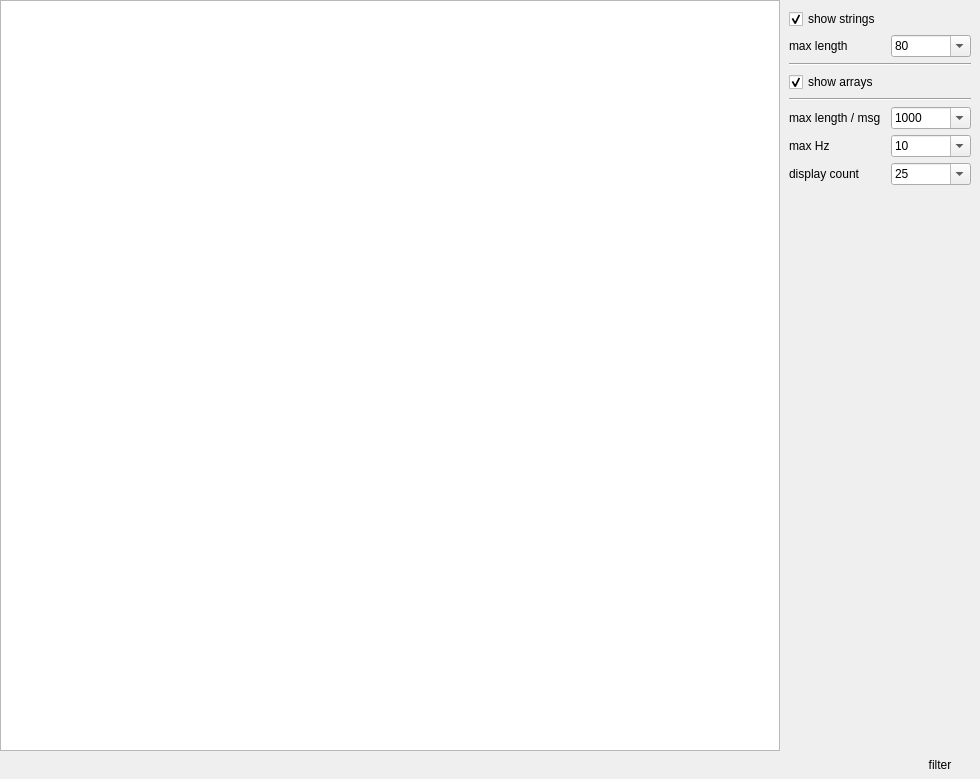
<?xml version="1.0" encoding="UTF-8"?>
<ui version="4.0">
 <class>EchoDialog</class>
 <widget class="QDialog" name="EchoDialog">
  <property name="geometry">
   <rect>
    <x>0</x>
    <y>0</y>
    <width>980</width>
    <height>779</height>
   </rect>
  </property>
  <property name="windowTitle">
   <string>Set Time</string>
  </property>
  <property name="windowIcon">
   <iconset resource="GUI.qrc">
    <normaloff>:/icons/crystal_clear_prop_run_echo.png</normaloff>:/icons/crystal_clear_prop_run_echo.png</iconset>
  </property>
  <layout class="QVBoxLayout" name="verticalLayout">
   <property name="spacing">
    <number>0</number>
   </property>
   <property name="margin">
    <number>0</number>
   </property>
   <item>
    <widget class="QFrame" name="frame">
     <layout class="QHBoxLayout" name="horizontalLayout_6">
      <property name="spacing">
       <number>0</number>
      </property>
      <property name="margin">
       <number>0</number>
      </property>
      <item>
       <widget class="QTextBrowser" name="display"/>
      </item>
      <item>
       <widget class="QFrame" name="filterFrame">
        <property name="minimumSize">
         <size>
          <width>200</width>
          <height>0</height>
         </size>
        </property>
        <layout class="QVBoxLayout" name="verticalLayout_2">
         <item>
          <widget class="QCheckBox" name="showStringsCheckBox">
           <property name="text">
            <string>show strings</string>
           </property>
           <property name="checked">
            <bool>true</bool>
           </property>
          </widget>
         </item>
         <item>
          <widget class="QFrame" name="maxLenStringFrame">
           <layout class="QHBoxLayout" name="horizontalLayout_3">
            <property name="spacing">
             <number>0</number>
            </property>
            <property name="margin">
             <number>0</number>
            </property>
            <item>
             <widget class="QLabel" name="maxLenStringLabel">
              <property name="text">
               <string>max length</string>
              </property>
             </widget>
            </item>
            <item>
             <widget class="QComboBox" name="maxLenStringComboBox">
              <property name="maximumSize">
               <size>
                <width>80</width>
                <height>16777215</height>
               </size>
              </property>
              <property name="toolTip">
               <string>Set maximum line width. 0 disables the limit.</string>
              </property>
              <property name="editable">
               <bool>true</bool>
              </property>
              <item>
               <property name="text">
                <string>80</string>
               </property>
              </item>
              <item>
               <property name="text">
                <string>0</string>
               </property>
              </item>
              <item>
               <property name="text">
                <string>128</string>
               </property>
              </item>
              <item>
               <property name="text">
                <string>256</string>
               </property>
              </item>
              <item>
               <property name="text">
                <string>1024</string>
               </property>
              </item>
             </widget>
            </item>
           </layout>
          </widget>
         </item>
         <item>
          <widget class="Line" name="line">
           <property name="orientation">
            <enum>Qt::Horizontal</enum>
           </property>
          </widget>
         </item>
         <item>
          <widget class="QCheckBox" name="showArraysCheckBox">
           <property name="text">
            <string>show arrays</string>
           </property>
           <property name="checked">
            <bool>true</bool>
           </property>
          </widget>
         </item>
         <item>
          <widget class="Line" name="line_2">
           <property name="orientation">
            <enum>Qt::Horizontal</enum>
           </property>
          </widget>
         </item>
         <item>
          <widget class="QFrame" name="maxLenFrame">
           <layout class="QHBoxLayout" name="horizontalLayout_2">
            <property name="spacing">
             <number>0</number>
            </property>
            <property name="margin">
             <number>0</number>
            </property>
            <item>
             <widget class="QLabel" name="maxLenLabel">
              <property name="text">
               <string>max length / msg</string>
              </property>
             </widget>
            </item>
            <item>
             <widget class="QComboBox" name="maxLenComboBox">
              <property name="maximumSize">
               <size>
                <width>80</width>
                <height>16777215</height>
               </size>
              </property>
              <property name="toolTip">
               <string>Set maximum displayed chars of a message. 0 disables the limit.</string>
              </property>
              <property name="editable">
               <bool>true</bool>
              </property>
              <item>
               <property name="text">
                <string>1000</string>
               </property>
              </item>
              <item>
               <property name="text">
                <string>0</string>
               </property>
              </item>
              <item>
               <property name="text">
                <string>500</string>
               </property>
              </item>
              <item>
               <property name="text">
                <string>5000</string>
               </property>
              </item>
             </widget>
            </item>
           </layout>
          </widget>
         </item>
         <item>
          <widget class="QFrame" name="maxHzFrame">
           <layout class="QHBoxLayout" name="horizontalLayout_4">
            <property name="spacing">
             <number>0</number>
            </property>
            <property name="margin">
             <number>0</number>
            </property>
            <item>
             <widget class="QLabel" name="maxHzLabel">
              <property name="text">
               <string>max Hz</string>
              </property>
             </widget>
            </item>
            <item>
             <widget class="QComboBox" name="maxHzComboBox">
              <property name="maximumSize">
               <size>
                <width>80</width>
                <height>16777215</height>
               </size>
              </property>
              <property name="toolTip">
               <string>Set maximum displayed message rate in Hz. 0 disables the limit.</string>
              </property>
              <property name="editable">
               <bool>true</bool>
              </property>
              <item>
               <property name="text">
                <string>10</string>
               </property>
              </item>
              <item>
               <property name="text">
                <string>0</string>
               </property>
              </item>
              <item>
               <property name="text">
                <string>0.1</string>
               </property>
              </item>
              <item>
               <property name="text">
                <string>1</string>
               </property>
              </item>
              <item>
               <property name="text">
                <string>50</string>
               </property>
              </item>
              <item>
               <property name="text">
                <string>100</string>
               </property>
              </item>
             </widget>
            </item>
           </layout>
          </widget>
         </item>
         <item>
          <widget class="QFrame" name="displayCountFrame">
           <property name="frameShape">
            <enum>QFrame::NoFrame</enum>
           </property>
           <property name="frameShadow">
            <enum>QFrame::Plain</enum>
           </property>
           <layout class="QHBoxLayout" name="horizontalLayout_5">
            <property name="spacing">
             <number>0</number>
            </property>
            <property name="margin">
             <number>0</number>
            </property>
            <item>
             <widget class="QLabel" name="displayCountLabel">
              <property name="text">
               <string>display count</string>
              </property>
             </widget>
            </item>
            <item>
             <widget class="QComboBox" name="displayCountComboBox">
              <property name="maximumSize">
               <size>
                <width>80</width>
                <height>16777215</height>
               </size>
              </property>
              <property name="toolTip">
               <string>Set maximum displayed messages in this dialog. 0 disables the limit.</string>
              </property>
              <property name="editable">
               <bool>true</bool>
              </property>
              <item>
               <property name="text">
                <string>25</string>
               </property>
              </item>
              <item>
               <property name="text">
                <string>0</string>
               </property>
              </item>
              <item>
               <property name="text">
                <string>50</string>
               </property>
              </item>
              <item>
               <property name="text">
                <string>100</string>
               </property>
              </item>
             </widget>
            </item>
           </layout>
          </widget>
         </item>
         <item>
          <spacer name="verticalSpacer">
           <property name="orientation">
            <enum>Qt::Vertical</enum>
           </property>
           <property name="sizeHint" stdset="0">
            <size>
             <width>20</width>
             <height>40</height>
            </size>
           </property>
          </spacer>
         </item>
        </layout>
       </widget>
      </item>
     </layout>
    </widget>
   </item>
   <item>
    <widget class="QFrame" name="statusFrame">
     <property name="sizePolicy">
      <sizepolicy hsizetype="Preferred" vsizetype="Fixed">
       <horstretch>0</horstretch>
       <verstretch>0</verstretch>
      </sizepolicy>
     </property>
     <layout class="QHBoxLayout" name="horizontalLayout">
      <property name="spacing">
       <number>0</number>
      </property>
      <property name="margin">
       <number>0</number>
      </property>
      <item>
       <widget class="QFrame" name="statusLabelFrame">
        <layout class="QVBoxLayout" name="verticalLayout_3">
         <property name="spacing">
          <number>0</number>
         </property>
         <property name="leftMargin">
          <number>6</number>
         </property>
         <property name="topMargin">
          <number>0</number>
         </property>
         <property name="rightMargin">
          <number>0</number>
         </property>
         <property name="bottomMargin">
          <number>0</number>
         </property>
         <item>
          <widget class="QLabel" name="statusLabel">
           <property name="text">
            <string/>
           </property>
          </widget>
         </item>
         <item>
          <widget class="QLabel" name="statusSizeLabel">
           <property name="text">
            <string/>
           </property>
          </widget>
         </item>
        </layout>
       </widget>
      </item>
      <item>
       <widget class="QPushButton" name="defaultPushButton">
        <property name="sizePolicy">
         <sizepolicy hsizetype="Fixed" vsizetype="Fixed">
          <horstretch>0</horstretch>
          <verstretch>0</verstretch>
         </sizepolicy>
        </property>
        <property name="maximumSize">
         <size>
          <width>1</width>
          <height>16777215</height>
         </size>
        </property>
        <property name="focusPolicy">
         <enum>Qt::ClickFocus</enum>
        </property>
        <property name="flat">
         <bool>true</bool>
        </property>
       </widget>
      </item>
      <item>
       <widget class="QPushButton" name="clearButton">
        <property name="sizePolicy">
         <sizepolicy hsizetype="Fixed" vsizetype="Fixed">
          <horstretch>0</horstretch>
          <verstretch>0</verstretch>
         </sizepolicy>
        </property>
        <property name="text">
         <string/>
        </property>
        <property name="icon">
         <iconset resource="GUI.qrc">
          <normaloff>:/icons/crystal_clear_show_delete_log.png</normaloff>:/icons/crystal_clear_show_delete_log.png</iconset>
        </property>
        <property name="flat">
         <bool>true</bool>
        </property>
       </widget>
      </item>
      <item>
       <widget class="QPushButton" name="topicControlButton">
        <property name="sizePolicy">
         <sizepolicy hsizetype="Fixed" vsizetype="Fixed">
          <horstretch>0</horstretch>
          <verstretch>0</verstretch>
         </sizepolicy>
        </property>
        <property name="text">
         <string/>
        </property>
        <property name="icon">
         <iconset resource="GUI.qrc">
          <normaloff>:/icons/deleket_deviantart_stop.png</normaloff>:/icons/deleket_deviantart_stop.png</iconset>
        </property>
        <property name="flat">
         <bool>true</bool>
        </property>
       </widget>
      </item>
      <item>
       <widget class="QPushButton" name="filterButton">
        <property name="sizePolicy">
         <sizepolicy hsizetype="Fixed" vsizetype="Fixed">
          <horstretch>0</horstretch>
          <verstretch>0</verstretch>
         </sizepolicy>
        </property>
        <property name="text">
         <string>filter</string>
        </property>
        <property name="checkable">
         <bool>true</bool>
        </property>
        <property name="flat">
         <bool>true</bool>
        </property>
       </widget>
      </item>
     </layout>
    </widget>
   </item>
  </layout>
 </widget>
 <resources>
  <include location="GUI.qrc"/>
 </resources>
 <connections/>
</ui>
